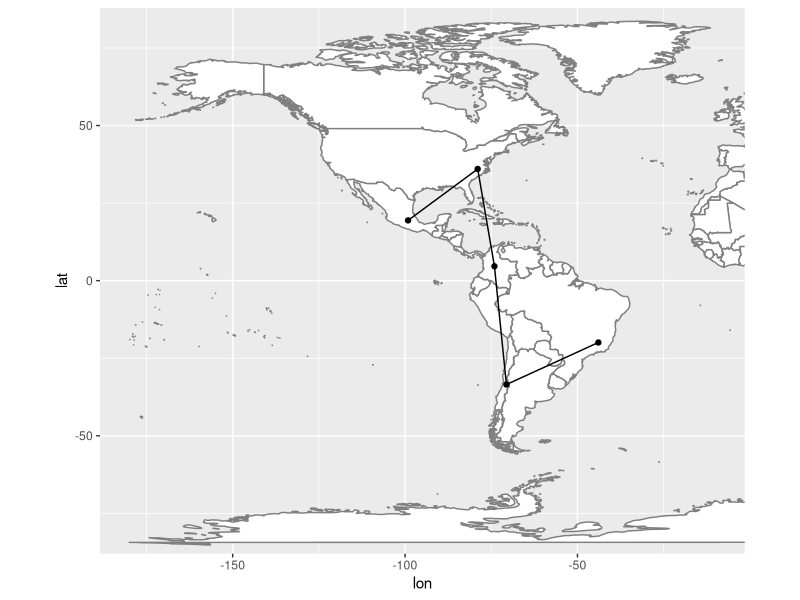
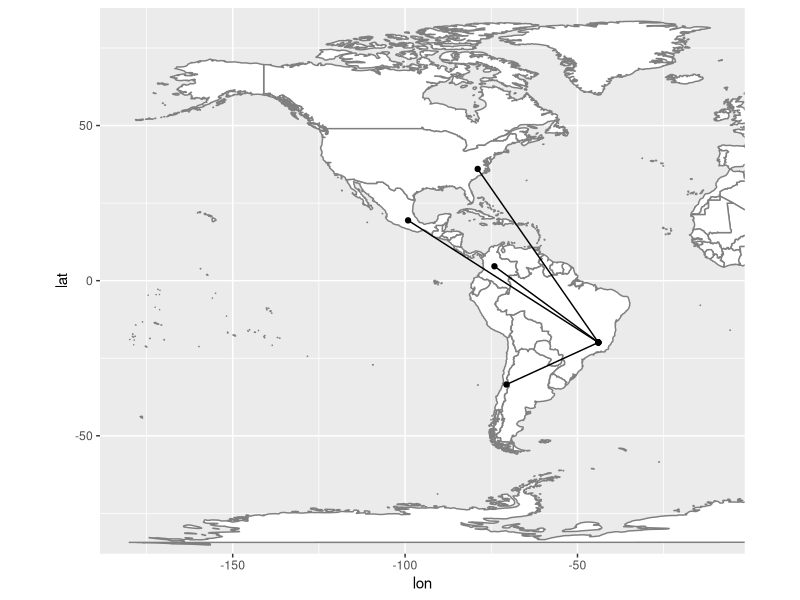
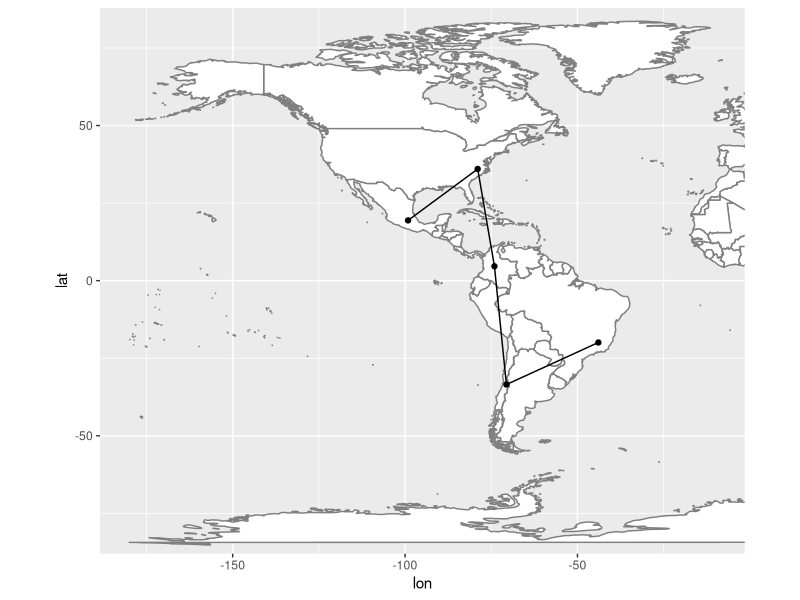
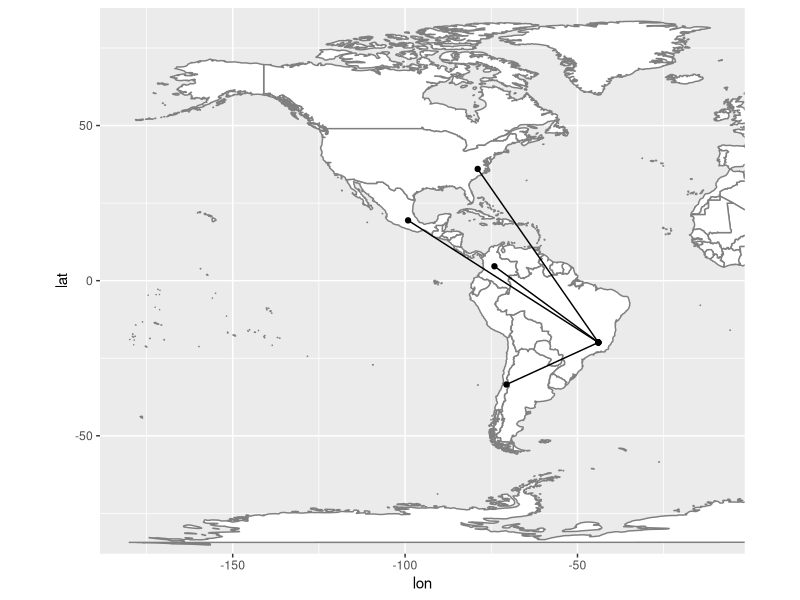

Reproduce these figures in R, in order.
#drawning maps
library(dplyr)
library(ggplot2)

# Data frame with the cities
data = rbind(
  Belo_Horizonte = c(-43.9386,-19.9191), 
  Bogota = c(-74.0836,4.6369), 
  Cidade_do_México = c(-99.1331,19.4335),
  Durham = c(-78.9391,36.0013),
  Santiago = c(-70.6121, -33.4643)) %>% 
  as.data.frame()
colnames(data) = c("long","lat")

#draw map
mapdata = map_data("world") %>%
  arrange(group) %>% 
  select(lon = long, lat, group, region = region) 


ggplot(mapdata, aes(lon, lat, group = group)) +
  geom_polygon(aes(group = group, fill = region), fill = "white", colour = "grey50") + 
  geom_point(aes(x = long, y = lat, group=NULL), data = data, size=1.5) +
  geom_line(aes(x = long, y = lat, group=1), data = data,) +
  coord_fixed(ratio=0.9, ylim=c(-80,80), xlim = c(-180,-10)) 

#graph straight line
ggsave("figures/line_straight.png", width=8, height=5.5)


# using groups to connect one city to all others
n = nrow(data) - 1
new_data = data.frame(X = c(rep(data$long[1], n), data$long[-1]),
                      Y = c(rep(data$lat[1], n), data$lat[-1]))
new_data$grp = as.factor(rep(1:n, times = 2))
new_data


ggplot(mapdata, aes(lon, lat, group = group)) +
  geom_polygon(aes(group = group, fill = region), fill = "white", colour = "grey50") + 
  geom_point(aes(x = X, y = Y, group=grp), data = new_data, size=1.5) +
  geom_line(aes(x = X, y = Y, group=grp), data = new_data,) +
  coord_fixed(ratio=0.9, ylim=c(-80,80), xlim = c(-180,-10)) 

ggsave("figures/line_one_city_to_all.png", width=8, height=5.5)
